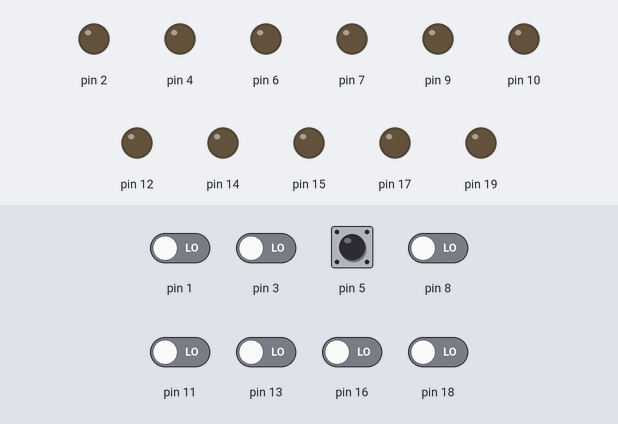
Bench run of a sketch on a simulated Arduino Uno, built with avr-gcc and run on an emulated ATmega328P. On the bench: output pins drawn as LEDs (lit = HIGH). The test bench sets the inputs (shaded band); at power-on: pin 1, pin 3, pin 5, pin 8, pin 11, pin 13, pin 16, pin 18 LOW.

Above: at 1.2 s.
1.3 s: pin 5 pulsed HIGH 2 times (0.12 s each, 0.3 s apart)
At 2.9 s:
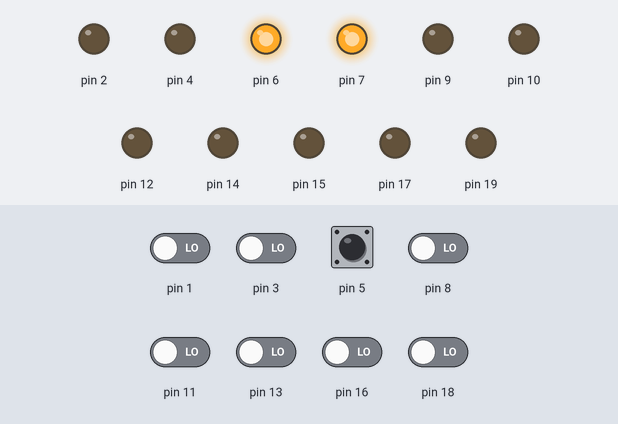
Timing chart, 0 to 4.4 s (numbered marks = the images above; inputs shaded):
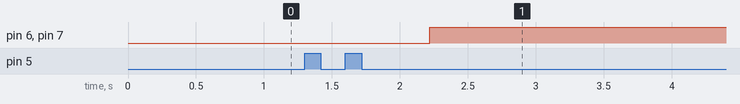

Measured:
- after the input at 1.3 s, pin 6, pin 7: LOW → HIGH after 0.92 s

The sketch:

SensorLightning.ino
```cpp
#include "oneButtonSwitch.h"
#include "twoButtonsSwitch.h"
#include "configuration.h"

#define ONEBUTTON_SWITCHES_AMOUNT 8

OneButtonSwitch oneButtonSwitches[ONEBUTTON_SWITCHES_AMOUNT]{
    OneButtonSwitch(CORRIDOR1_BUTTON, CORRIDOR1_RELAY, CORRIDOR1_LED),
    OneButtonSwitch(CORRIDOR2_BUTTON, CORRIDOR2_RELAY, CORRIDOR2_LED),
    OneButtonSwitch(BEDROOM1_BUTTON, BEDROOM1_RELAY, BEDROOM1_LED),
    OneButtonSwitch(BEDROOM3_BUTTON, BEDROOM3_RELAY, BEDROOM3_LED),
    OneButtonSwitch(BATHROOM1_BUTTON, BATHROOM1_RELAY, BATHROOM1_LED),
    OneButtonSwitch(BATHROOM2_BUTTON, BATHROOM2_RELAY, BATHROOM2_LED),
    OneButtonSwitch(WARDROBE1_BUTTON, WARDROBE1_RELAY, WARDROBE1_LED),
    OneButtonSwitch(WARDROBE2_BUTTON, WARDROBE2_RELAY, WARDROBE2_LED)};

#define TWOBUTTONS_SWITCHES_AMOUNT 4

TwoButtonsSwitch twoButtoSwitches[TWOBUTTONS_SWITCHES_AMOUNT]{
    TwoButtonsSwitch(KITCHEN_BUTTON, KITCHEN_RELAY1, KITCHEN_RELAY2, KITCHEN_LED),
    TwoButtonsSwitch(HALL_BUTTON, HALL_RELAY1, HALL_RELAY2, HALL_LED),
    TwoButtonsSwitch(BEDROOM2_BUTTON, BEDROOM2_RELAY1, BEDROOM2_RELAY2, BEDROOM2_LED),
    TwoButtonsSwitch(KIDSROOM_BUTTON, KIDSROOM_RELAY1, KIDSROOM_RELAY2, KIDSROOM_LED)};

void setup()
{
}

void loop()
{
  bool wasHolded = false;
  for (int i = 0; i < ONEBUTTON_SWITCHES_AMOUNT; i++)
  {
    oneButtonSwitches[i].tick();
    wasHolded |= oneButtonSwitches[i].wasHolded();
  }

  for (int i = 0; i < TWOBUTTONS_SWITCHES_AMOUNT; i++)
  {
    twoButtoSwitches[i].tick();
    wasHolded |= twoButtoSwitches[i].wasHolded();
  }

  if (wasHolded)
  {
    for (int i = 0; i < ONEBUTTON_SWITCHES_AMOUNT; i++)
    {
      oneButtonSwitches[i].turnOff();
    }

    for (int i = 0; i < TWOBUTTONS_SWITCHES_AMOUNT; i++)
    {
      twoButtoSwitches[i].turnOff();
    }
  }
}
```

oneButtonSwitch.cpp
```cpp
#include "GyverButton.h"
#include "oneButtonSwitch.h"

OneButtonSwitch::OneButtonSwitch(uint8_t buttonPin, uint8_t relayPin, uint8_t ledPin) : button(buttonPin, LOW_PULL, NORM_OPEN)
{
  button.setTimeout(5000);
  _butt = buttonPin;
  _relay = relayPin;
  _led = ledPin;
  _state = false;

  pinMode(_relay, OUTPUT);
  pinMode(_led, OUTPUT);
}

void OneButtonSwitch::switchState()
{
  _state = !_state;
  setState(_state);
}

void OneButtonSwitch::tick()
{
  button.tick();
  if (button.isSingle())
  {
    switchState();
  }
  else if (button.isHolded())
  {
    turnOffEverything = true;
  }
}

bool OneButtonSwitch::wasHolded()
{
  if (turnOffEverything)
  {
    turnOffEverything = false;
    return true;
  }
  else
  {
    return false;
  }
}

void OneButtonSwitch::turnOff()
{
  setState(false);
}

void OneButtonSwitch::setState(bool state)
{
  digitalWrite(_relay, state);
  digitalWrite(_led, !state);
}
```

oneButtonSwitch.h
```cpp
#include "Arduino.h"
#include "GyverButton.h"

class OneButtonSwitch
{
public:
  GButton button;

  OneButtonSwitch(uint8_t buttonPin, uint8_t relayPin, uint8_t ledPin);
  void switchState();
  void tick();
  bool wasHolded();
  void turnOff();

private:
  uint8_t _butt, _relay, _led;
  bool _state;
  bool turnOffEverything;

  void setState(bool state);
};
```

twoButtonsSwitch.cpp
```cpp
#include "GyverButton.h"
#include "twoButtonsSwitch.h"

TwoButtonsSwitch::TwoButtonsSwitch(uint8_t buttonPin, uint8_t firstRelayPin, uint8_t secondRelayPin, uint8_t ledPin) : button(buttonPin, LOW_PULL, NORM_OPEN)
{
    button.setTimeout(5000);
    _butt = buttonPin;
    _relay1 = firstRelayPin;
    _relay2 = secondRelayPin;
    _led = ledPin;
    _firstRelayState = false;
    _secondRelayState = false;

    pinMode(_relay1, OUTPUT);
    pinMode(_relay2, OUTPUT);
    pinMode(_led, OUTPUT);
}

void TwoButtonsSwitch::tick()
{
    button.tick();
    if (button.isSingle())
    {
        if (!_firstRelayState)
        {
            _firstRelayState = true;
        }
        else
        {
            _firstRelayState = false;
            _secondRelayState = false;
        }
    }
    else if (button.isDouble())
    {
        _firstRelayState = true;
        _secondRelayState = true;
    }
    else if (button.isHolded())
    {
        turnOffEverything = true;
    }
    setState(_firstRelayState, _secondRelayState);
}

bool TwoButtonsSwitch::wasHolded()
{
    if (turnOffEverything)
    {
        turnOffEverything = false;
        return true;
    }
    else
    {
        return false;
    }
}

void TwoButtonsSwitch::turnOff()
{
    setState(false, false);
}

void TwoButtonsSwitch::setState(bool firstRelayState, bool secondRelayState)
{
    digitalWrite(_relay1, firstRelayState);
    digitalWrite(_relay2, secondRelayState);
    digitalWrite(_led, !firstRelayState);
}
```

twoButtonsSwitch.h
```cpp
#include "Arduino.h"
#include "GyverButton.h"

class TwoButtonsSwitch
{
public:
	GButton button;

  	TwoButtonsSwitch(uint8_t buttonPin, uint8_t firstRelayPin, uint8_t secondRelayPin, uint8_t ledPin);
  	void tick();
  	bool wasHolded();
	void turnOff();

private:
  	uint8_t _butt, _relay1, _relay2, _led;
  	bool _firstRelayState, _secondRelayState;
  	bool turnOffEverything;

  	void setState(bool firstRelayState, bool secondRelayState);
};
```

configuration.h
```cpp
// Corridor 1
#define CORRIDOR1_BUTTON 1
#define CORRIDOR1_RELAY 2
#define CORRIDOR1_LED 29

// Corridor 2
#define CORRIDOR2_BUTTON 3
#define CORRIDOR2_RELAY 4
#define CORRIDOR2_LED 30

// Kitchen
#define KITCHEN_BUTTON 5
#define KITCHEN_RELAY1 6
#define KITCHEN_RELAY2 7
#define KITCHEN_LED 31

// Hall
#define HALL_BUTTON 8
#define HALL_RELAY1 9
#define HALL_RELAY2 10
#define HALL_LED 32

// Bedroom 1
#define BEDROOM1_BUTTON 11
#define BEDROOM1_RELAY 12
#define BEDROOM1_LED 33

// Bedroom 2
#define BEDROOM2_BUTTON 13
#define BEDROOM2_RELAY1 14
#define BEDROOM2_RELAY2 15
#define BEDROOM2_LED 34

// Bedroom 3
#define BEDROOM3_BUTTON 16
#define BEDROOM3_RELAY 17
#define BEDROOM3_LED 35

// Bathroom 1
#define BATHROOM1_BUTTON 18
#define BATHROOM1_RELAY 19
#define BATHROOM1_LED 36

// Bathroom 2
#define BATHROOM2_BUTTON 20
#define BATHROOM2_RELAY 21
#define BATHROOM2_LED 37

// Wardrobe 1
#define WARDROBE1_BUTTON 22
#define WARDROBE1_RELAY 23
#define WARDROBE1_LED 38

// Wardrobe 2
#define WARDROBE2_BUTTON 24
#define WARDROBE2_RELAY 25
#define WARDROBE2_LED 39

// Kidsroom
#define KIDSROOM_BUTTON 26
#define KIDSROOM_RELAY1 27
#define KIDSROOM_RELAY2 28
#define KIDSROOM_LED 35
```
